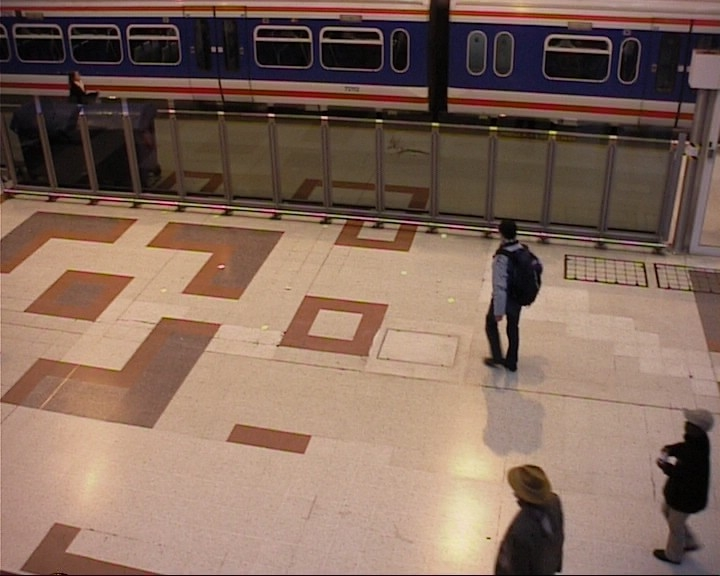
#> input picture 2_Perfomance_test_study/Etude_CSV/Test_frames/Input/in000061.jpg, 720 x 576 px, given in place of gt00%04d.png, which was not available
$ python GT_CSV.py   (older library calls are emulated)
#> lines starting #> are read from the running program, lines starting #| are printed output that depends on the picture; after the words box and inside, x2 and y2 are one past the last pixel; in counts of white or black regions, pixels touching at a corner belong together; pictures that were not available may be replaced by others from this repository, and a replacement may not be noted
import csv
import numpy as np
from imutils.video import WebcamVideoStream
from imutils.video import FileVideoStream
import argparse
import time
import cv2
import os
import sys
import imutils
from imutils.video import VideoStream
from imutils.video import FPS
import time
import xml.etree.ElementTree as ET
from xml.etree import ElementTree
from xml.dom import minidom


#----------------------------------------------------------------------
#Function for write the CSV file
def csv_writer(data, path):
    """
    Write data to a CSV file path
    """
    with open(path, "w") as csv_file:
        writer = csv.writer(csv_file, delimiter=',')
        for line in data:
            writer.writerow(line)

#Function for count the nu,ber of files in the folder
def filecount(dir_name):
	return len([f for f in os.listdir(dir_name) if os.path.isfile(f)])

#----------------------------------------------------------------------
csvfile = "GT_Cordonnes.csv"
open(csvfile, "w")


vs = cv2.VideoCapture("./gt00%04d.png")
#vs = cv2.VideoCapture("./gt000%03d.png")#"in%06d" the "gt" it's the fixe part of the image and the "%06d" its the part that will change from a range of 000001 to 999999.
#vs = cv2.VideoCapture("Change_Detection/dataset2014/dataset/baseline/pedestrians/groundtruth/gt%06d.png")

n = filecount("./")#Number of files on the folder
print("number of files:  "+ str(n))


n = n / 100


object_number = 0
frame_number = 1
# loop over the frames
while True:

	signal, frame = vs.read() #o ".read" do VideoCapture retorna duas variaveis, a primeira pode ser usada para verificar se ha uma imagem e a segunda eh a propria image
#> frame is the input picture: shape (576, 720, 3); mean B, G, R 91.8, 105.7, 131.6
	if signal is False:#verify if there is signal on the input
		#print("All files analised")
		break
	frame = imutils.resize(frame, width=320) # resize the image for 320, 240
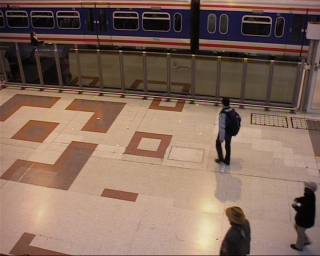
#> frame: shape (256, 320, 3); mean B, G, R 91.8, 105.7, 131.6
	frame = cv2.cvtColor(frame, cv2.COLOR_BGR2GRAY)
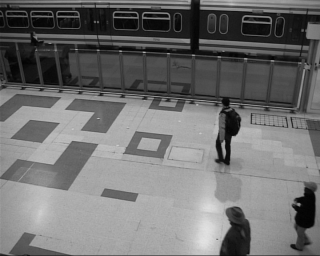
#> frame: shape (256, 320); min 2, max 226, mean 111.9
	frame = cv2.threshold(frame, 127, 255, cv2.THRESH_BINARY)[1]
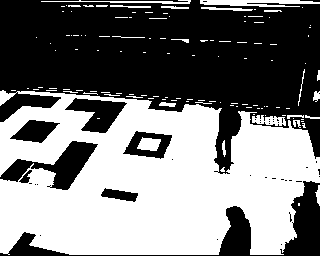
#> frame: shape (256, 320); 48.4% white; 122 white regions (99 under 20 px)

	(test, contour, _) = cv2.findContours(frame.copy(), cv2.RETR_EXTERNAL, cv2.CHAIN_APPROX_SIMPLE)
#> contour = 120 contours, 108 with area under 20; largest, box (x1, y1, x2, y2) and area: (0, 90, 320, 255) 39359, (200, 0, 320, 7) 405, (252, 115, 286, 126) 206, (41, 0, 191, 4) 97, (201, 7, 253, 11) 66

	detection = False
	frame_name = "Frame"+str(frame_number)
	object_number = 0
	cordinates = [None]*2
	cordinates[0] = frame_number
	cordinates[1] = object_number

	i = 0
	for c in contour:
		detection = True
		#if cv2.contourArea(c) < 5:
		(x, y, w, h) = cv2.boundingRect(c)

		if h > 15 and w >15:
			cordinates.append(x)
			i = i + 1
			cordinates.append(y)
			i = i + 1
			cordinates.append(w)
			i = i + 1
			cordinates.append(h)
			i = i + 1
			object_number = object_number + 1
#> this loop made 120 passes
#> (x, y, w, h, i, object_number) on pass 54: (0, 90, 320, 165, 4, 1)
#> (c, x, y, w, h) on passes 1, 6, 8, 12, 15, 16: ([[298, 203], [298, 205], [299, 205], [299, 203]], 298, 203, 2, 3), ([[301, 121], [303, 121]], 301, 121, 3, 1), ([[301, 119], [303, 119]], 301, 119, 3, 1), ([[282, 115], [285, 115]], 282, 115, 4, 1), ([[253, 114], [254, 114]], 253, 114, 2, 1), ([[286, 108], [289, 108]], 286, 108, 4, 1)
#> after the loop, cordinates = [1, 0, 0, 90, 320, 165]; i = 4; object_number = 1

		# if h > 25 and w > 25:
		# 	cv2.rectangle(frame, (x, y), (x+w, y+h), (255, 255, 255), 2)
        #   cv2.imshow("test", useful_image)

    #with open(csvfile, "a") as fp: #grava os novos dados no mesmo arquivo, mantendo os dados gravados anteriormente. graças ao "a"
	if detection == True:
		object_name = "Object"+str(object_number)
#> object_name = 'Object1'
		cordinates[1] = object_number
		with open(csvfile, "a") as fp:
			wr = csv.writer(fp, dialect='excel')
			wr.writerow(cordinates)


	frame_number = frame_number + 1


	#cv2.imshow("Frame", frame)# show the output frame
	key = cv2.waitKey(1) & 0xFF
#> (key q is pressed here)

	if frame_number == n:
		break

	# if the "q" key was pressed, break from the loop
	if key == ord("q"):
		break

	sys.stdout.write("Progress: %d%%   \r" % (frame_number/n) )
	sys.stdout.flush()


cv2.destroyAllWindows()
#vs.stop()#necessary if using "imutils"

$ run again, on 2_Perfomance_test_study/Etude_CSV/Test_frames/Input/in000194.jpg
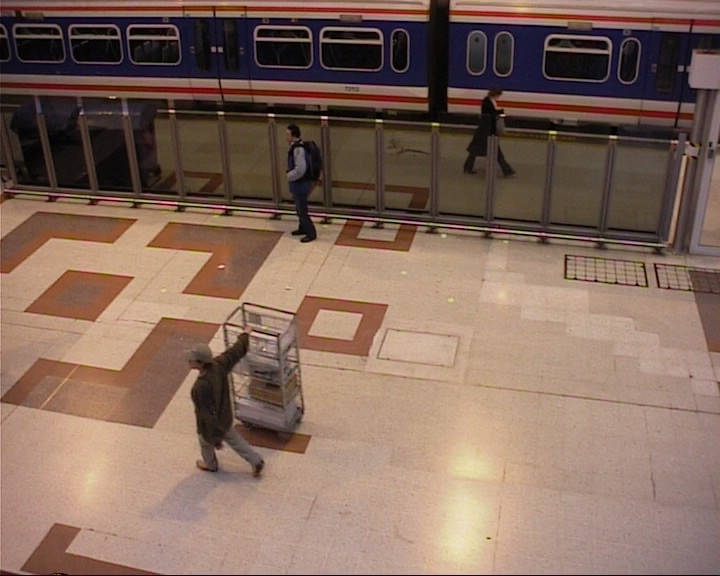
#> input picture 2_Perfomance_test_study/Etude_CSV/Test_frames/Input/in000194.jpg, 720 x 576 px, given in place of gt00%04d.png, which was not available
#> frame is the input picture: shape (576, 720, 3); mean B, G, R 92.7, 106.2, 132.3
#> `frame = cv2.cvtColor(frame, cv2.COLOR_BGR2GRAY)`:
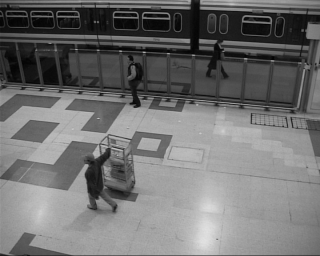
#> frame: shape (256, 320); min 2, max 225, mean 112.5
#> `frame = cv2.threshold(frame, 127, 255, cv2.THRESH_BINARY)[1]`:
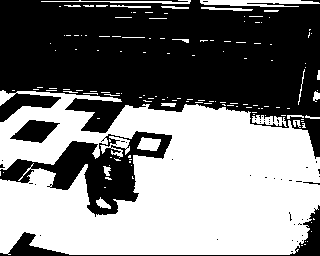
#> frame: shape (256, 320); 49.3% white; 140 white regions (117 under 20 px)
#> contour = 140 contours, 126 with area under 20; largest, box (x1, y1, x2, y2) and area: (0, 90, 320, 255) 37188, (200, 0, 320, 7) 405, (137, 137, 161, 151) 212, (252, 115, 287, 127) 187, (100, 136, 130, 158) 186
#> the loop `for c in contour:` made 140 passes
#> (x, y, w, h, i, object_number) on passes 24, 79: (100, 136, 30, 22, 4, 1), (0, 90, 320, 165, 8, 2)
#> after the loop `for c in contour:`: cordinates = [1, 0, 100, 136, 30, 22, 0, 90, 320, 165]; i = 8; object_number = 2
#> object_name = 'Object2'
